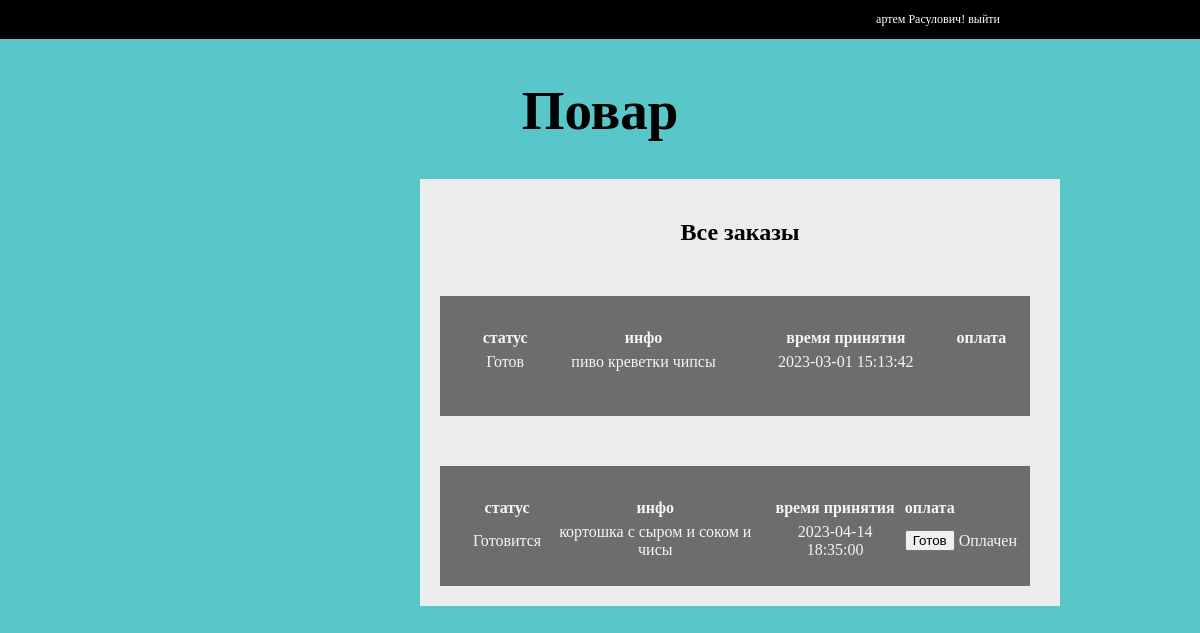
The page /registr/dashboard_pov.php (signed in) on the database its author committed.
### tables this page shows
CREATE TABLE `zakaz` (
  `id` int(11) NOT NULL,
  `status` varchar(25) NOT NULL,
  `info` varchar(500) NOT NULL,
  `date` datetime NOT NULL,
  `status_oplata` varchar(50) NOT NULL
);

### registr/dashboard_pov.php (the view, shortened to what this page needs)
<!DOCTYPE html>
<html lang="en">
<head>
    <link rel="stylesheet" href="style.css">
</head>
<body>
<header>
        <p> <?php echo  $_SESSION['name']." ". $_SESSION['surname'];?>!
        <a href="logout.php" class="close-ses">выйти</a></p>
        </header>
    <h1>Повар</h1>
    <div  class="form" >
        <H2>Все заказы</H2>
        <?php
   require('db.php');
   $query= "SELECT * FROM `zakaz`";
   $result = mysqli_query($con, $query) or die;
   for($data = []; $row = mysqli_fetch_assoc($result); $data[]=$row)
   $i++;
   foreach($data as $elem){
        echo "<div class='smena-block'>";
        echo "<table class='t-zakaz'>";
        echo "<th>статус</th>";
        echo "<th>инфо</th>";
        echo "<th>время принятия</th>";
        echo "<th>оплата</th>";
        echo "<tr>";
        echo "<tr>";
        echo "<td>".$elem['status']."</td>";
        echo "<td>".$elem['info']."</td>";
        echo "<td>".$elem['date']."</td>";
        $idd = $elem['id'];
        if($elem['status'] == 'Готовится'){
        echo "<td>"."<form  method='post'><input type='submit' value='Готов' name='$idd'></form>"."</td>";
        }
        echo "<td>".$elem['status_oplata']."</td>";
        echo "</tr>";
        echo "</table>";
        echo "</div>";
   }
?>
</div>
</body>
</html>

### registr/style.css (style rules this page uses)
body { margin: 0; padding: 0; background: rgb(89, 198, 202); }
h1 { text-align: center; font-size: 55px; }
.form { text-align: center; width: 600px; display: block; margin: 0 35% 0 35%; padding: 20px; background: rgb(236, 236, 236); }
header { width: 100%; margin: 0 0 5vh 0; display: flex; justify-content: right; background-color: black; }
header>p { color: white; font-size: 1vw; padding-right: 200px; }
.close-ses { color: white; text-decoration: none; }
.t-zakaz { width: 550px; margin: 20px; }
.smena-block { width: 570px; padding: 10px; margin-top: 50px; height: 100px; color: whitesmoke; background: rgba(12, 12, 12, 0.562); }

### rows shown on the page
zakaz: status "Готов", info "пиво креветки чипсы", date "2023-03-01 15:13:42"
zakaz: status "Готовится", info "кортошка с сыром и соком и чисы", date "2023-04-14 18:35:00", status_oplata "Оплачен"

### other values the page prints
$_SESSION['name'] "артем"
$_SESSION['surname'] "Расулович"
